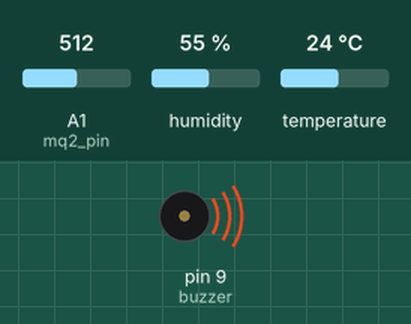
This sketch was run on a simulated Arduino Uno, built with avr-gcc and run on an emulated ATmega328P. Parts: buzzer (waves = sounding, pin HIGH). The test bench sets the inputs (shaded band); at power-on: A1 (mq2_pin) = 512, humidity 55 %, temperature 24 °C. What the sketch prints to the serial monitor is not drawn.

Above: at 0.3 s.
Timing chart, 0 to 40.0 s (numbered marks = the images above):
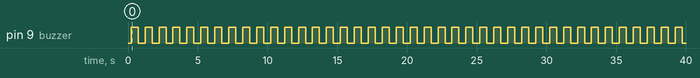

Measured:
- by itself, pin 9 (buzzer): alternates HIGH for 0.50 s and LOW for 0.50 s

The sketch:

weather.ino
```cpp
#include <DHT.h>
//analogpins
#define DHT11_PIN A4
#define DHTTYPE DHT11
#define mq2_pin A1
#define LDR A3
#define rain A2

//digitalpins
int buzzer = 9;


void ReadDHT();
void  Readrain();
void  ReadAir();
void  Readlight();

DHT dht(DHT11_PIN, DHTTYPE);

float h,t;
int i,r;
void setup()
{
  Serial.begin(9600);
  pinMode(DHT11_PIN,INPUT);
  pinMode(mq2_pin, INPUT);
  pinMode(LDR, INPUT);
  pinMode(rain, INPUT);
  pinMode(buzzer, OUTPUT);
  //tone(buzzer,361);
}

void loop()
{
  ReadDHT();
  ReadAir();
  Readlight();
  Readrain();
  delay(5000);
}

void  ReadDHT(void)
{

  h = dht.readHumidity();
  t = dht.readTemperature();
  if (isnan(h)|| isnan(t))
  {
    Serial.print("failed to read data from temp sensor");
    Serial.println("************************************");
  }
else if (t>45){
    for(i=0;i<=100;i++ )
      {
        digitalWrite(buzzer,HIGH);
        delay(500);
        digitalWrite(buzzer,LOW);
        delay(500);
      }
      Serial.print(h);
      Serial.print("%");
      Serial.println(t);
      Serial.print("C");
      Serial.println("************************************");
}
else if (t<=45){
      Serial.print(h);
      Serial.print("%");
      Serial.println(t);
      Serial.print("C");
      Serial.println("************************************");
}
  delay(200);
}


void ReadAir(void)
{
  int airqlty = 0;
  Serial.print("AIR QUALITY:");
  airqlty = analogRead(mq2_pin);
  if (airqlty <= 180)
    Serial.print("GOOD!");
  else if (airqlty > 180 && airqlty <= 225)
    Serial.print("POOR");
  else if (airqlty > 225 && airqlty <= 300)
    Serial.print("VERY BAD");
  else{
    Serial.print("TOXIC");
    for(i=0;i<=100;i++ )
      {
        digitalWrite(buzzer,HIGH);
        delay(500);
        digitalWrite(buzzer,LOW);
        delay(500);
      }
  }
  Serial.println("************************************");
  delay(200);
}

void Readrain()
{
 r = analogRead(rain);
 if(r >= 900)
 {
   Serial.print("it is raining !!");
   for(i=0;i<=100;i++ )
    {
        digitalWrite(buzzer,HIGH);
        delay(500);
        digitalWrite(buzzer,LOW);
        delay(500);
    }
 }
 else
 {
   Serial.print("no rain currently!!");
 }
 delay(200);
}


void Readlight(void)
{

  Serial.print("LIGHT :");
  Serial.print(analogRead(LDR));
  Serial.print("%");
  Serial.print("************************************");
  delay(200);
}
```
